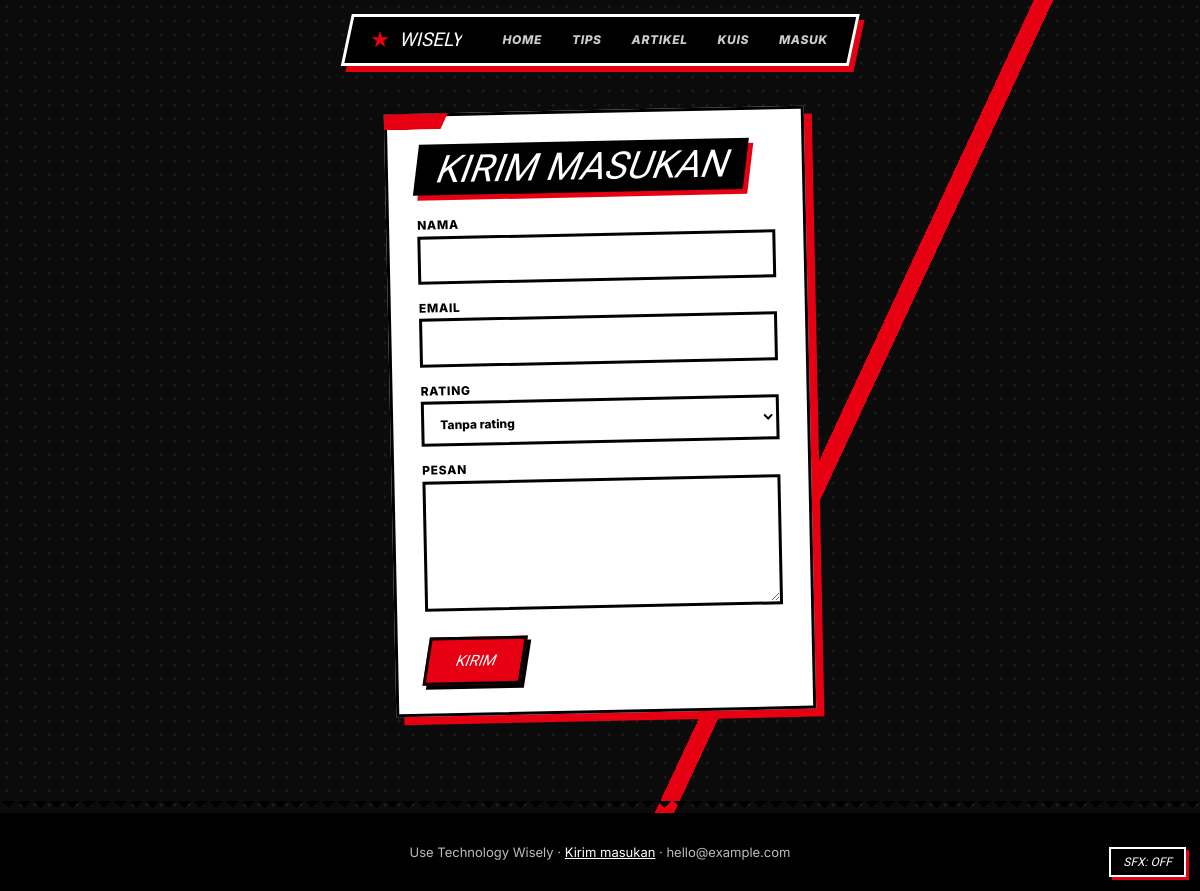
Page /feedback.php on the committed database.
### tables this page shows
CREATE TABLE website_settings(id TINYINT UNSIGNED PRIMARY KEY DEFAULT 1, site_name VARCHAR(120) NOT NULL, site_description VARCHAR(255), logo_url VARCHAR(255), contact_email VARCHAR(190), social_links JSON, updated_at TIMESTAMP DEFAULT CURRENT_TIMESTAMP ON UPDATE CURRENT_TIMESTAMP);

### config.php (the view, shortened to what this page needs)
<?php
$pdo=new PDO('mysql:host=localhost;dbname=techwise;charset=utf8mb4','root','',[PDO::ATTR_ERRMODE=>PDO::ERRMODE_EXCEPTION,PDO::ATTR_DEFAULT_FETCH_MODE=>PDO::FETCH_ASSOC]);
function e($s){return htmlspecialchars((string)$s,ENT_QUOTES,'UTF-8');}
function user(){global $pdo;static $u=false;if($u===false){$u=null;if(!empty($_SESSION['uid'])){$s=$pdo->prepare('SELECT id,full_name,email,role FROM users WHERE id=?');$s->execute([$_SESSION['uid']]);$u=$s->fetch()?:null;}}return $u;}
function head($t){$u=user();$b=BASE;echo '<!DOCTYPE html><html lang="id"><head><meta charset="utf-8"><meta name="viewport" content="width=device-width,initial-scale=1"><title>'.e($t).'</title><link rel="preconnect" href="https://fonts.googleapis.com"><link rel="stylesheet" href="https://fonts.googleapis.com/css2?family=Archivo+Black&family=Inter:wght@400;600;800&display=swap"><script>document.documentElement.classList.add("js")</script><link rel="stylesheet" href="'.$b.'/theme.css?v='.@filemtime(__DIR__.'/theme.css').'"></head><body><header class="isl" id="isl"><a class="logo" href="'.$b.'/"><i></i><span>Wisely</span></a><nav id="links"><a href="'.$b.'/">Home</a><a href="'.$b.'/#tips">Tips</a><a href="'.$b.'/#artikel">Artikel</a><a href="'.$b.'/quiz.php">Kuis</a>'.($u&&$u['role']!=='user'?'<a href="'.$b.'/admin/">Admin</a>':'').($u?'<a href="'.$b.'/profile.php">Profil</a><a href="'.$b.'/logout.php">Keluar</a>':'<a href="'.$b.'/login.php">Masuk</a>').'</nav><button class="mb" id="mb" aria-label="Menu" aria-expanded="false">&#9776;</button></header><main class="wrap">';if($f=flash())echo '<p class="toast">'.e($f).'</p>';}
function foot(){global $pdo;$s=$pdo->query('SELECT site_name,contact_email FROM website_settings WHERE id=1')->fetch()?:[];echo '</main><footer class="foot">'.e($s['site_name']??'').' &middot; <a href="'.BASE.'/feedback.php">Kirim masukan</a>'.(!empty($s['contact_email'])?' &middot; '.e($s['contact_email']):'').'</footer><script src="'.BASE.'/app.js"></script></body></html>';}

### theme.css (style rules this page uses)
:root { --red:#e60012 }
* { box-sizing:border-box }
html { scroll-behavior:smooth;scroll-padding-top:90px }
body { margin:0;color:#fff;font:400 16px/1.7 Inter,system-ui,sans-serif;background-color:#0b0b0b;background-image:linear-gradient(115deg,transparent 0 64%,var(--red) 64% 65.2%,transparent 65.2%),radial-gradient(#ffffff12 1.3px,transparent 1.8px);background-size:auto,14px 14px;background-attachment:fixed }
h1,h2,h3,.logo,.num,.btn,th,.badge,.chip { font-family:'Archivo Black',Impact,'Arial Black',sans-serif;font-weight:400 }
a { color:inherit }
.wrap { max-width:1040px;margin:0 auto;padding:110px 24px 60px }
.isl { position:fixed;top:14px;left:50%;transform:translateX(-50%);z-index:50;display:flex;gap:26px;align-items:center;padding:8px 12px 8px 24px;max-width:96vw;isolation:isolate;transition:padding .5s cubic-bezier(.2,.8,.2,1) }
.isl::before { content:'';position:absolute;inset:0;background:#000;border:3px solid #fff;box-shadow:6px 6px 0 var(--red);transform:skewX(-12deg);z-index:-1 }
.isl .logo { display:flex;align-items:center;gap:9px;white-space:nowrap;font-size:19px;text-transform:uppercase;font-style:italic;text-decoration:none }
.isl .logo i { font-style:normal;color:var(--red);font-size:22px;line-height:1 }
.isl .logo i::before { content:'\2605' }
.isl .logo span { display:inline-block;max-width:90px;overflow:hidden;transition:max-width .5s,opacity .4s }
.isl nav { display:flex;gap:2px;position:relative }
.isl nav a { position:relative;z-index:1;padding:8px 14px;font-size:12px;font-weight:800;font-style:italic;text-transform:uppercase;letter-spacing:.05em;text-decoration:none;opacity:.8;white-space:nowrap;transition:opacity .2s }
.foot { text-align:center;padding:28px 24px;font-size:13px;background:#000;border-top:4px solid var(--red);color:#bbb }
.foot a { color:#fff }
body::before,body::after { content:'';position:fixed;inset:-10% -30%;z-index:100;pointer-events:none;transform:skewX(-20deg);animation:wipe .7s cubic-bezier(.7,0,.2,1) forwards }
body::before { background:#000;animation-delay:.15s }
body::after { background:var(--red) }
body { overflow-x:hidden }
.foot { position:relative;margin-top:40px;border-top:0 }
.foot::before { content:'';position:absolute;left:0;right:0;top:-12px;height:12px;background:linear-gradient(135deg,#000 25%,transparent 25%) -8px 0/16px 12px,linear-gradient(225deg,#000 25%,transparent 25%) -8px 0/16px 12px }
a,button,label,select,.btn { cursor:pointer }
html::after { content:'';position:fixed;top:0;left:0;width:100%;height:6px;background:var(--red);transform-origin:0 50%;transform:scaleX(0);animation:prog linear;animation-timeline:scroll(root);z-index:60 }

### rows in the picture
website_settings: site_name "Use Technology Wisely", contact_email "hello@example.com"
